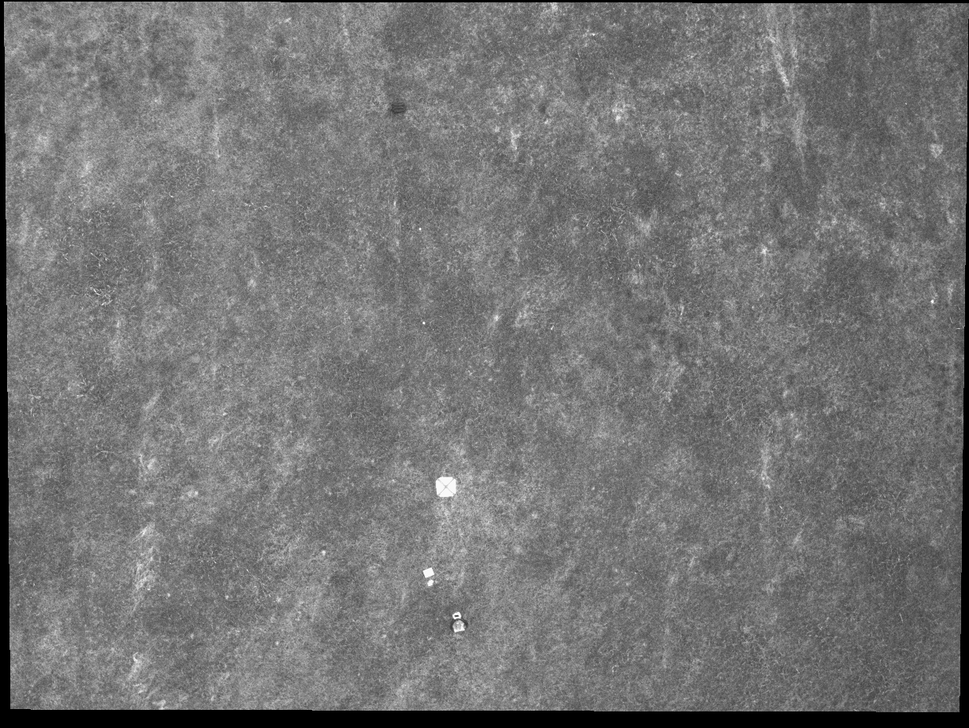
#> input picture Raw_Images/Blue.png, 969 x 728 px, shrunk from 1229 x 923 before the run
$ python -i get_gradient.py   (imports and definitions only)   (older library calls are emulated)
#> lines starting #> are read from the running program, lines starting #| are printed output that depends on the picture
#> further down, picture is the input picture: shape (728, 969, 3); min 0, max 255, mean 117.1
import cv2
import numpy as np
#im = cv2.imread('Trimmed/r_re_nir.png',0)

def get_gradient(im) :
    # Calculate the x and y gradients using Sobel operator
    grad_x = cv2.Sobel(im,cv2.CV_32F,1,0,ksize=3)
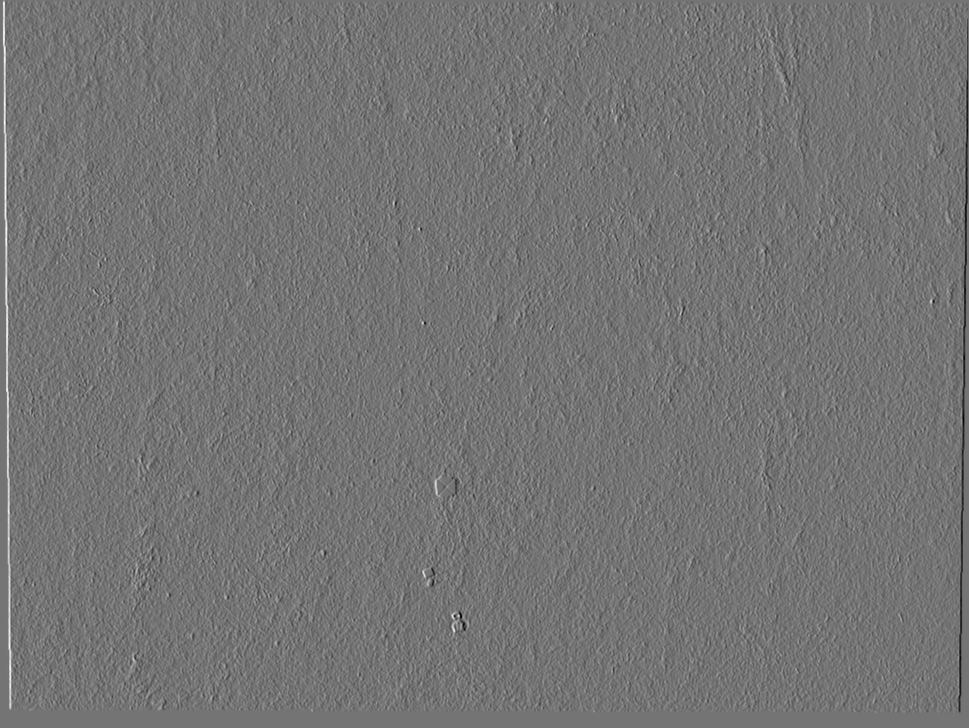
#> grad_x: shape (728, 969, 3) float32; min -589, max 702, mean 0.1; drawn with min black and max white
    grad_y = cv2.Sobel(im,cv2.CV_32F,0,1,ksize=3)
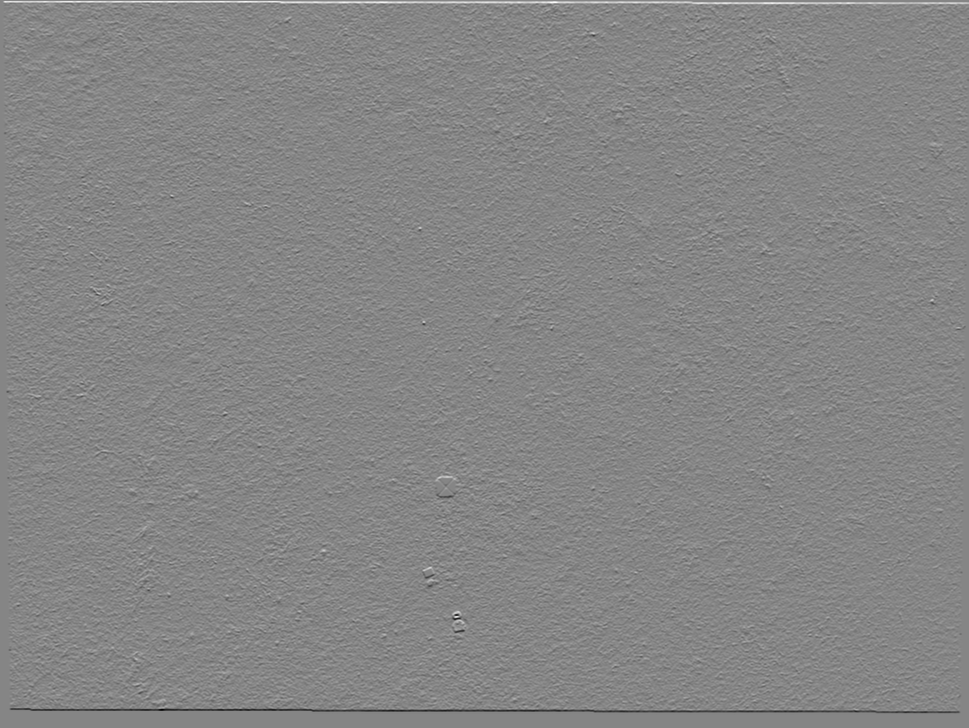
#> grad_y: shape (728, 969, 3) float32; min -867, max 785, mean -0.1; drawn with min black and max white

    # Combine the two gradients
    grad = cv2.addWeighted(np.absolute(grad_x), 0.5, np.absolute(grad_y), 0.5, 0)
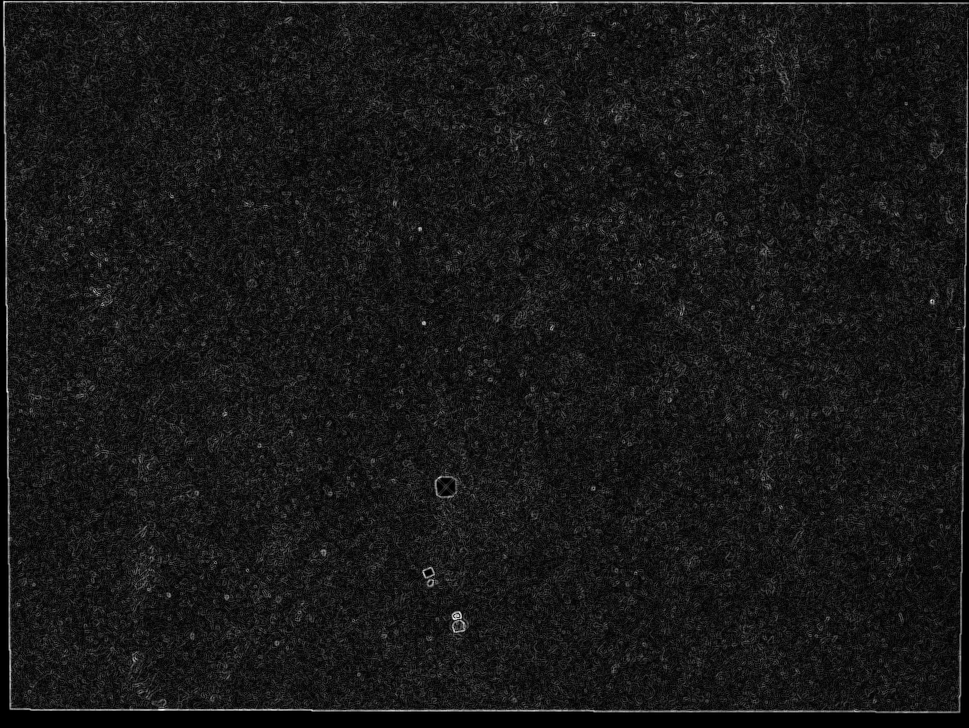
#> grad: shape (728, 969, 3) float32; min 0, max 473, mean 44.6; drawn with min black and max white
#    cv2.imwrite('Trimmed/grad.png',grad)
    return grad
#get_gradient(im)

>>> import cv2
>>> picture = cv2.imread('Blue.png')
>>> result = get_gradient(picture)

$ run again, on Raw_Images/NIR.png
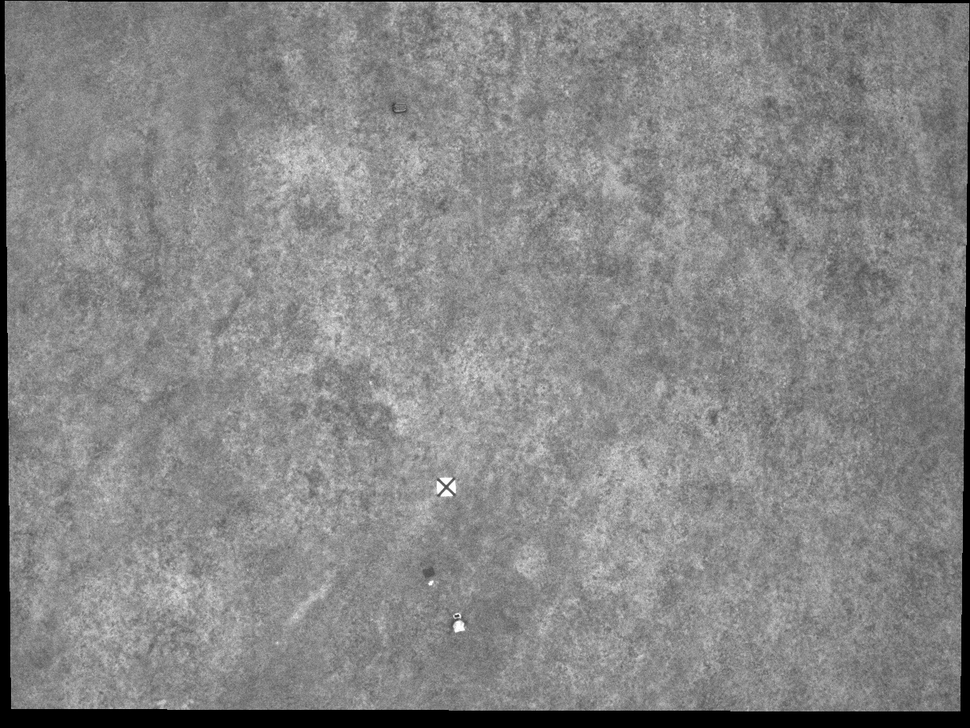
#> input picture Raw_Images/NIR.png, 970 x 728 px, shrunk from 1230 x 923 before the run
#> picture is the input picture: shape (728, 970, 3); min 0, max 255, mean 134.5
#> in get_gradient, `grad_x = cv2.Sobel(im,cv2.CV_32F,1,0,ksize=3)`:
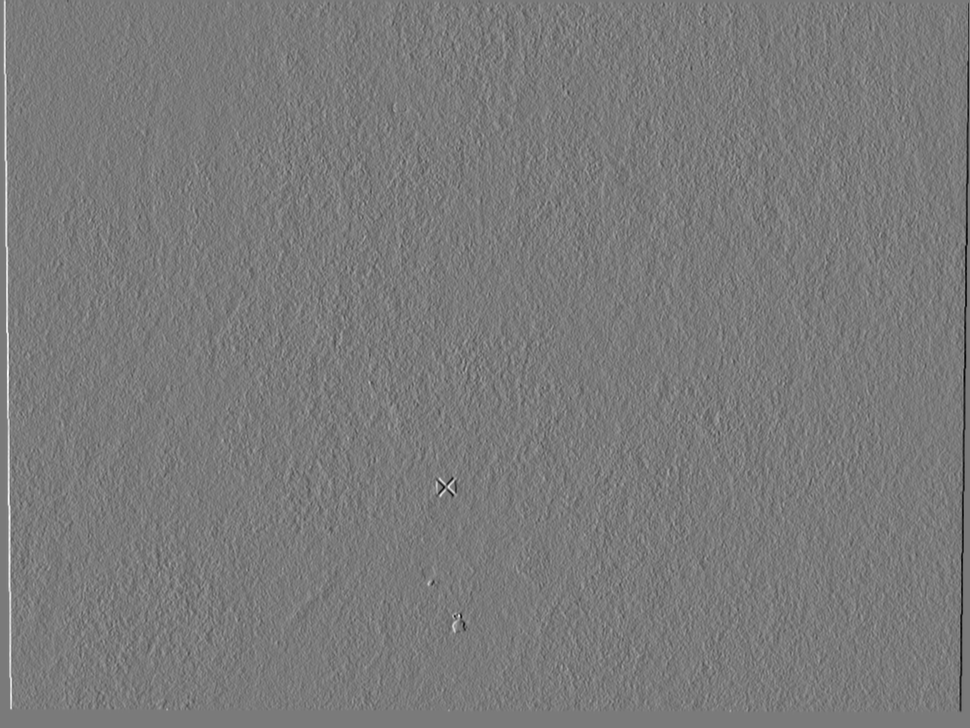
#> grad_x: shape (728, 970, 3) float32; min -672, max 723, mean 0.1; drawn with min black and max white
#> in get_gradient, `grad = cv2.addWeighted(np.absolute(grad_x), 0.5, np.absolute(grad_y), ..`:
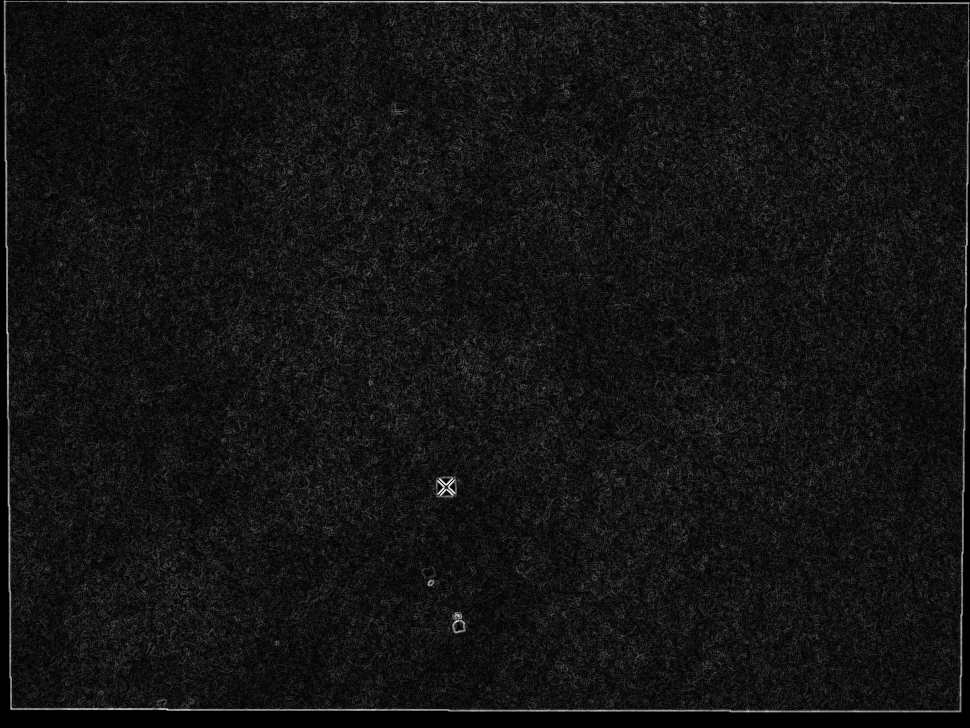
#> grad: shape (728, 970, 3) float32; min 0, max 501, mean 40.3; drawn with min black and max white
